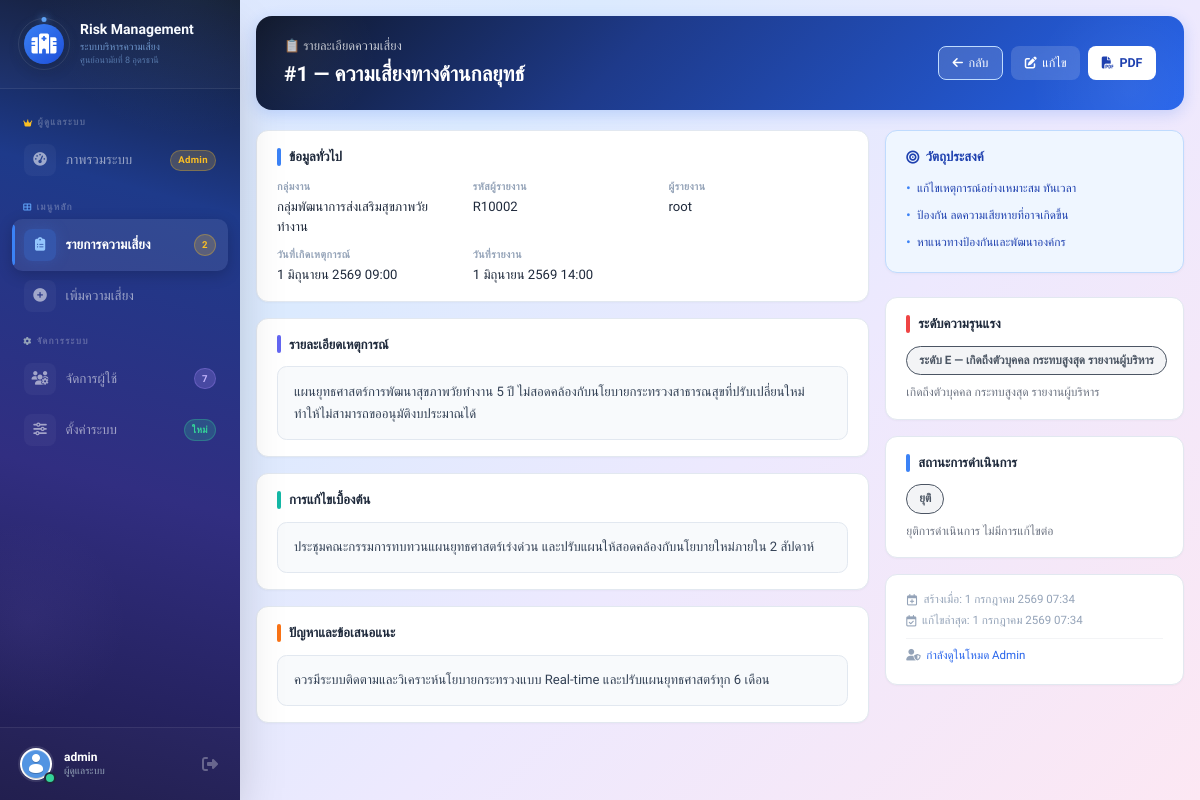
/view_risk.php?id=1 (signed in), run on the app's committed database.
### tables this page shows
CREATE TABLE risks (
    id INT AUTO_INCREMENT PRIMARY KEY,
    user_id INT NOT NULL,
    reporter_code VARCHAR(50) NOT NULL COMMENT 'รหัสผู้รายงาน',
    unit VARCHAR(100) NOT NULL COMMENT 'กลุ่มงาน/หน่วยงาน',
    unit_other VARCHAR(100) DEFAULT NULL COMMENT 'หน่วยงานอื่นๆ (กรณีเลือกอื่นๆ)',
    risk_type VARCHAR(100) NOT NULL COMMENT 'ประเภทความเสี่ยง',
    risk_type_other VARCHAR(100) DEFAULT NULL COMMENT 'ประเภทความเสี่ยงอื่นๆ',
    severity VARCHAR(50) NOT NULL COMMENT 'ระดับความรุนแรง (A-F)',
    severity_other VARCHAR(100) DEFAULT NULL COMMENT 'ระดับความรุนแรงอื่นๆ',
    event_datetime DATETIME NOT NULL COMMENT 'วันที่เกิดเหตุการณ์',
    report_datetime DATETIME NOT NULL COMMENT 'วันที่รายงาน',
    detail TEXT NOT NULL COMMENT 'รายละเอียดเหตุการณ์',
    initial_solution TEXT NOT NULL COMMENT 'แนวทางแก้ไขเบื้องต้น',
    suggestion TEXT NOT NULL COMMENT 'ข้อเสนอแนะ',
    status VARCHAR(255) DEFAULT 'ยังไม่ดำเนินการ' COMMENT 'สถานะการดำเนินการ',
    consent TINYINT(1) DEFAULT 0 COMMENT '0=ยังไม่ยินยอม, 1=ยินยอมแล้ว',
    consent_at DATETIME DEFAULT NULL COMMENT 'วันที่ให้ความยินยอม',
    created_at TIMESTAMP DEFAULT CURRENT_TIMESTAMP,
    updated_at TIMESTAMP DEFAULT CURRENT_TIMESTAMP ON UPDATE CURRENT_TIMESTAMP,
    KEY idx_user_id (user_id),
    KEY idx_status (status),
    KEY idx_risk_type (risk_type),
    KEY idx_severity (severity),
    KEY idx_unit (unit),
    FOREIGN KEY (user_id) REFERENCES users(id) ON DELETE CASCADE
);

CREATE TABLE users (
    id INT AUTO_INCREMENT PRIMARY KEY,
    reporter_code VARCHAR(255) NOT NULL COMMENT 'รหัสผู้รายงาน เช่น R10001',
    username VARCHAR(50) NOT NULL,
    fullname VARCHAR(255) DEFAULT NULL,
    email VARCHAR(100) DEFAULT NULL,
    phone VARCHAR(20) DEFAULT NULL,
    department VARCHAR(255) DEFAULT NULL,
    password VARCHAR(255) NOT NULL,
    role ENUM('admin','user') DEFAULT 'user',
    enabled TINYINT(1) NOT NULL DEFAULT 1 COMMENT '0=ถูกระงับ, 1=ใช้งานได้',
    avatar VARCHAR(255) DEFAULT 'default.png',
    created_at TIMESTAMP DEFAULT CURRENT_TIMESTAMP,
    updated_at TIMESTAMP DEFAULT CURRENT_TIMESTAMP ON UPDATE CURRENT_TIMESTAMP,
    UNIQUE KEY username (username),
    UNIQUE KEY email (email),
    UNIQUE KEY reporter_code (reporter_code)
);

### includes/functions.php (called while the page is built, shortened)
<?php
function isAdmin()
{
    return isset($_SESSION['role']) && $_SESSION['role'] === 'admin';
}
function getThaiDate($datetime)
{
    $date = new DateTime($datetime);
    $months = ['มกราคม', 'กุมภาพันธ์', 'มีนาคม', 'เมษายน', 'พฤษภาคม', 'มิถุนายน', 'กรกฎาคม', 'สิงหาคม', 'กันยายน', 'ตุลาคม', 'พฤศจิกายน', 'ธันวาคม'];
    $thaiYear = $date->format('Y') + 543;
    $month = $months[(int)$date->format('m') - 1];
    return $date->format('j') . ' ' . $month . ' ' . $thaiYear . ' ' . $date->format('H:i');
}

### view_risk.php (the view, shortened to what this page needs)
<?php
require_once 'config/db.php';
require_once 'includes/functions.php';
$id = $_GET['id'] ?? null;
$stmt = $pdo->prepare("SELECT r.*, u.username FROM risks r LEFT JOIN users u ON r.user_id = u.id WHERE r.id = ?");
$stmt->execute([$id]);
$risk = $stmt->fetch();
$canEdit = (isAdmin() || $risk['user_id'] == $_SESSION['user_id']);
$severityMap = [
    'A' => 'มีโอกาสเกิดแต่ยังไม่เกิดขึ้น',
    'B' => 'เกิด ยังไม่ถึงตัวบุคคล ไม่กระทบงาน',
    'C' => 'เกิดถึงตัวบุคคล กระทบเบื้องต้น แก้ไขเองได้',
    'D' => 'เกิดถึงตัวบุคคล กระทบปานกลาง ต้องให้เพื่อนช่วย',
    'F' => 'เกิดถึงตัวบุคคล กระทบสูง ต้องแจ้งหัวหน้า',
    'E' => 'เกิดถึงตัวบุคคล กระทบสูงสุด รายงานผู้บริหาร'
];
$severityBadgeColors = [
    'A' => 'bg-blue-100 text-blue-800 border-blue-300',
    'B' => 'bg-green-100 text-green-800 border-green-300',
    'C' => 'bg-lime-100 text-lime-800 border-lime-300',
    'D' => 'bg-yellow-100 text-yellow-800 border-yellow-300',
    'F' => 'bg-orange-100 text-orange-800 border-orange-300',
    'E' => 'bg-red-100 text-red-800 border-red-300'
];
$statusBadgeColors = [
    'ยังไม่ดำเนินการ' => 'bg-yellow-100 text-yellow-800 border-yellow-300',
    'กำลังดำเนินการ' => 'bg-blue-100 text-blue-800 border-blue-300',
    'ดำเนินการแล้ว' => 'bg-green-100 text-green-800 border-green-300',
    'ยุติ' => 'bg-gray-100 text-gray-600 border-gray-300'
];
function renderBadge($text, $colorMap, $default = 'bg-gray-100 text-gray-600 border-gray-300')
{
    $class = $colorMap[$text] ?? $default;
    return "<span class=\"badge-status {$class}\">" . htmlspecialchars($text) . "</span>";
}
$currentStatus = !empty($risk['status']) ? $risk['status'] : 'ยังไม่ดำเนินการ';
?>
<?php include 'includes/header.php'; ?>
<div class="flex h-screen">
    <?php include 'includes/sidebar.php'; ?>
    <div class="flex-1 p-3 md:p-4 overflow-y-auto">
        <div class="view-header">
            <div class="flex flex-col sm:flex-row justify-between items-start sm:items-center gap-3">
                <div>
                    <p>📋 รายละเอียดความเสี่ยง</p>
                    <h1>
                        #<?= htmlspecialchars($risk['id']) ?> — <?= htmlspecialchars($risk['risk_type']) ?>
                    </h1>
                </div>
                <div class="flex gap-2 flex-wrap">
                    <a href="risks.php" class="btn-header btn-back">
                        <i class="fas fa-arrow-left text-xs"></i> กลับ
                    </a>
                    <?php if ($canEdit): ?>
                        <a href="risk_form.php?id=<?= htmlspecialchars($id) ?>" class="btn-header btn-edit">
                            <i class="fas fa-edit text-xs"></i> แก้ไข
                        </a>
                    <?php endif; ?>
                    <a href="generate_pdf.php?id=<?= htmlspecialchars($id) ?>" target="_blank" class="btn-header btn-pdf">
                        <i class="fas fa-file-pdf text-xs"></i> PDF
                    </a>
                </div>
            </div>
        </div>
        <div class="grid grid-cols-1 lg:grid-cols-3 gap-4">
            <div class="lg:col-span-2 space-y-4">
                <div class="info-card">
                    <h3 class="info-card-title">
                        <span class="dot dot-blue"></span> ข้อมูลทั่วไป
                    </h3>
                    <div class="info-grid-3">
                        <div>
                            <div class="info-label">กลุ่มงาน</div>
                            <div class="info-value">
                                <?= htmlspecialchars($risk['unit']) ?>
                            </div>
                        </div>
                        <div>
                            <div class="info-label">รหัสผู้รายงาน</div>
                            <div class="info-value"><?= htmlspecialchars($risk['reporter_code'] ?? '-') ?></div>
                        </div>
                        <div>
                            <div class="info-label">ผู้รายงาน</div>
                            <div class="info-value"><?= htmlspecialchars($risk['username'] ?? 'ไม่ระบุ') ?></div>
                        </div>
                        <div>
                            <div class="info-label">วันที่เกิดเหตุการณ์</div>
                            <div class="info-value"><?= getThaiDate($risk['event_datetime']) ?></div>
                        </div>
                        <div>
                            <div class="info-label">วันที่รายงาน</div>
                            <div class="info-value"><?= getThaiDate($risk['report_datetime']) ?></div>
                        </div>
                    </div>
                </div>
                <div class="info-card">
                    <h3 class="info-card-title">
                        <span class="dot dot-indigo"></span> รายละเอียดเหตุการณ์
                    </h3>
                    <div class="detail-box">
                        <?php if (!empty($risk['detail'])): ?>
                            <?= nl2br(htmlspecialchars($risk['detail'])) ?>
                        <?php else: ?>
                            <span class="text-muted">ไม่มีข้อมูล</span>
                        <?php endif; ?>
                    </div>
                </div>
                <div class="info-card">
                    <h3 class="info-card-title">
                        <span class="dot dot-teal"></span> การแก้ไขเบื้องต้น
                    </h3>
                    <div class="detail-box">
                        <?php if (!empty($risk['initial_solution'])): ?>
                            <?= nl2br(htmlspecialchars($risk['initial_solution'])) ?>
                        <?php else: ?>
                            <span class="text-muted">ไม่มีข้อมูล</span>
                        <?php endif; ?>
                    </div>
                </div>
                <div class="info-card">
                    <h3 class="info-card-title">
                        <span class="dot dot-orange"></span> ปัญหาและข้อเสนอแนะ
                    </h3>
                    <div class="detail-box">
                        <?php if (!empty($risk['suggestion'])): ?>
                            <?= nl2br(htmlspecialchars($risk['suggestion'])) ?>
                        <?php else: ?>
                            <span class="text-muted">ไม่มีข้อมูล</span>
                        <?php endif; ?>
                    </div>
                </div>
            </div>
            <div class="space-y-4">
                <div class="objective-box">
                    <h3>
                        <i class="fas fa-bullseye"></i> วัตถุประสงค์
                    </h3>
                    <ul>
                        <li>แก้ไขเหตุการณ์อย่างเหมาะสม ทันเวลา</li>
                        <li>ป้องกัน ลดความเสียหายที่อาจเกิดขึ้น</li>
                        <li>หาแนวทางป้องกันและพัฒนาองค์กร</li>
                    </ul>
                </div>
                <div class="info-card">
                    <h3 class="info-card-title">
                        <span class="dot dot-red"></span> ระดับความรุนแรง
                    </h3>
                    <div class="mt-1">
                        <?= renderBadge(
                            "ระดับ {$risk['severity']} — " . ($severityMap[$risk['severity']] ?? 'ไม่ระบุ'),
                            $severityBadgeColors
                        ) ?>
                    </div>
                    <?php if (isset($severityMap[$risk['severity']])): ?>
                        <p class="text-xs text-gray-500 mt-2 leading-relaxed">
                            <?= htmlspecialchars($severityMap[$risk['severity']]) ?>
                        </p>
                    <?php endif; ?>
                </div>
                <div class="info-card">
                    <h3 class="info-card-title">
                        <span class="dot dot-blue"></span> สถานะการดำเนินการ
                    </h3>
                    <div class="mt-1">
                        <?= renderBadge($currentStatus, $statusBadgeColors) ?>
                    </div>
                    <?php
                    $statusDescriptions = [
                        'ยังไม่ดำเนินการ' => 'ยังไม่ได้เริ่มดำเนินการใดๆ กับความเสี่ยงนี้',
                        'กำลังดำเนินการ' => 'อยู่ระหว่างการดำเนินการแก้ไขความเสี่ยง',
                        'ดำเนินการแล้ว' => 'ดำเนินการแก้ไขเรียบร้อยแล้ว',
                        'ยุติ' => 'ยุติการดำเนินการ ไม่มีการแก้ไขต่อ'
                    ];
                    ?>
                    <?php if (isset($statusDescriptions[$currentStatus])): ?>
                        <p class="text-xs text-gray-500 mt-2 leading-relaxed">
                            <?= htmlspecialchars($statusDescriptions[$currentStatus]) ?>
                        </p>
                    <?php endif; ?>
                </div>
                <div class="info-card time-info">
                    <p>
                        <i class="far fa-calendar-plus"></i>
                        สร้างเมื่อ: <?= getThaiDate($risk['created_at']) ?>
                    </p>
                    <p>
                        <i class="far fa-calendar-check"></i>
                        แก้ไขล่าสุด: <?= getThaiDate($risk['updated_at']) ?>
                    </p>
                    <?php if (isAdmin()): ?>
                        <p class="mt-2 pt-2 border-t border-gray-100">
                            <i class="fas fa-user-shield"></i>
                            <span class="text-blue-600 font-medium">กำลังดูในโหมด Admin</span>
                        </p>
                    <?php endif; ?>
                </div>
            </div>
        </div>
    </div>
</div>
<?php include 'includes/footer.php'; ?>

### assets/css/custom.css (style rules this page uses)
:root { --primary: #2563eb; --primary-dark: #1e40af; --primary-light: #eff6ff; --primary-gradient: linear-gradient(135deg, #1e3a8a 0%, #1e40af 40%, #2563eb 100%); }
body { background: linear-gradient(135deg, #e0e7ff 0%, #dbeafe 30%, #ede9fe 60%, #fce7f3 100%); min-height: 100vh; font-family: 'Sarabun', sans-serif; }
.objective-box { background: white; border: 1px solid #e2e8f0; border-radius: 1rem; padding: 1.25rem 1.5rem; margin-bottom: 1.5rem; box-shadow: 0 1px 3px rgba(0, 0, 0, 0.04); }
.objective-box h3 { font-weight: 700; color: #1e293b; margin-bottom: 0.5rem; display: flex; align-items: center; gap: 0.5rem; font-size: 1rem; }
.objective-box ul { list-style: none; padding: 0; }
.objective-box li { padding: 0.3rem 0; color: #475569; font-size: 0.85rem; display: flex; align-items: flex-start; gap: 0.5rem; }
.objective-box li::before { content: '✓'; color: #2563eb; font-weight: 700; flex-shrink: 0; }
.btn-back { padding: 0.7rem 1.5rem; border-radius: 0.65rem; font-weight: 500; font-size: 0.85rem; background: #eff6ff; color: #2563eb; text-decoration: none; transition: all 0.2s; display: inline-flex; align-items: center; gap: 0.4rem; border: 1px solid #bfdbfe; }

### includes/header.php (style rules this page uses)
* { margin: 0; padding: 0; box-sizing: border-box; }
body { font-family: 'Sarabun', sans-serif; background: #f1f5f9; color: #1e293b; line-height: 1.6; min-height: 100vh; -webkit-font-smoothing: antialiased; -moz-osx-font-smoothing: grayscale; }
* { scrollbar-width: thin; scrollbar-color: #cbd5e1 #f1f5f9; }

### data on the page
risks: id "1", risk_type "ความเสี่ยงทางด้านกลยุทธ์", unit "กลุ่มพัฒนาการส่งเสริมสุขภาพวัยทำงาน", reporter_code "R10002", user.username "root", event_datetime "1 มิถุนายน 2569 09:00", report_datetime "1 มิถุนายน 2569 14:00", detail "แผนยุทธศาสตร์การพัฒนาสุขภาพวัยทำงาน 5 ปี ไม่สอดคล้องกับนโยบายกระทรวงสาธารณสุขที่ปรับเปลี่ยนใหม่ ทำให้ไม่สามารถขออนุมัติงบประมาณได้", initial_solution "ประชุมคณะกรรมการทบทวนแผนยุทธศาสตร์เร่งด่วน และปรับแผนให้สอดคล้องกับนโยบายใหม่ภายใน 2 สัปดาห์", suggestion "ควรมีระบบติดตามและวิเคราะห์นโยบายกระทรวงแบบ Real-time และปรับแผนยุทธศาสตร์ทุก 6 เดือน", severity "เกิดถึงตัวบุคคล กระทบสูงสุด รายงานผู้บริหาร", status "ยุติ", status "ยุติการดำเนินการ ไม่มีการแก้ไขต่อ", created_at "1 กรกฎาคม 2569 07:34", updated_at "1 กรกฎาคม 2569 07:34"

### other printed values
$site_name "Risk Management"
$site_description "ระบบบริหารความเสี่ยง"
$site_organization "ศูนย์อนามัยที่ 8 อุดรธานี"
$pending_risk_count "2"
$user_count "7"
$_SESSION['username'] "admin"
$text "ระดับ E — เกิดถึงตัวบุคคล กระทบสูงสุด รายงานผู้บริหาร"
